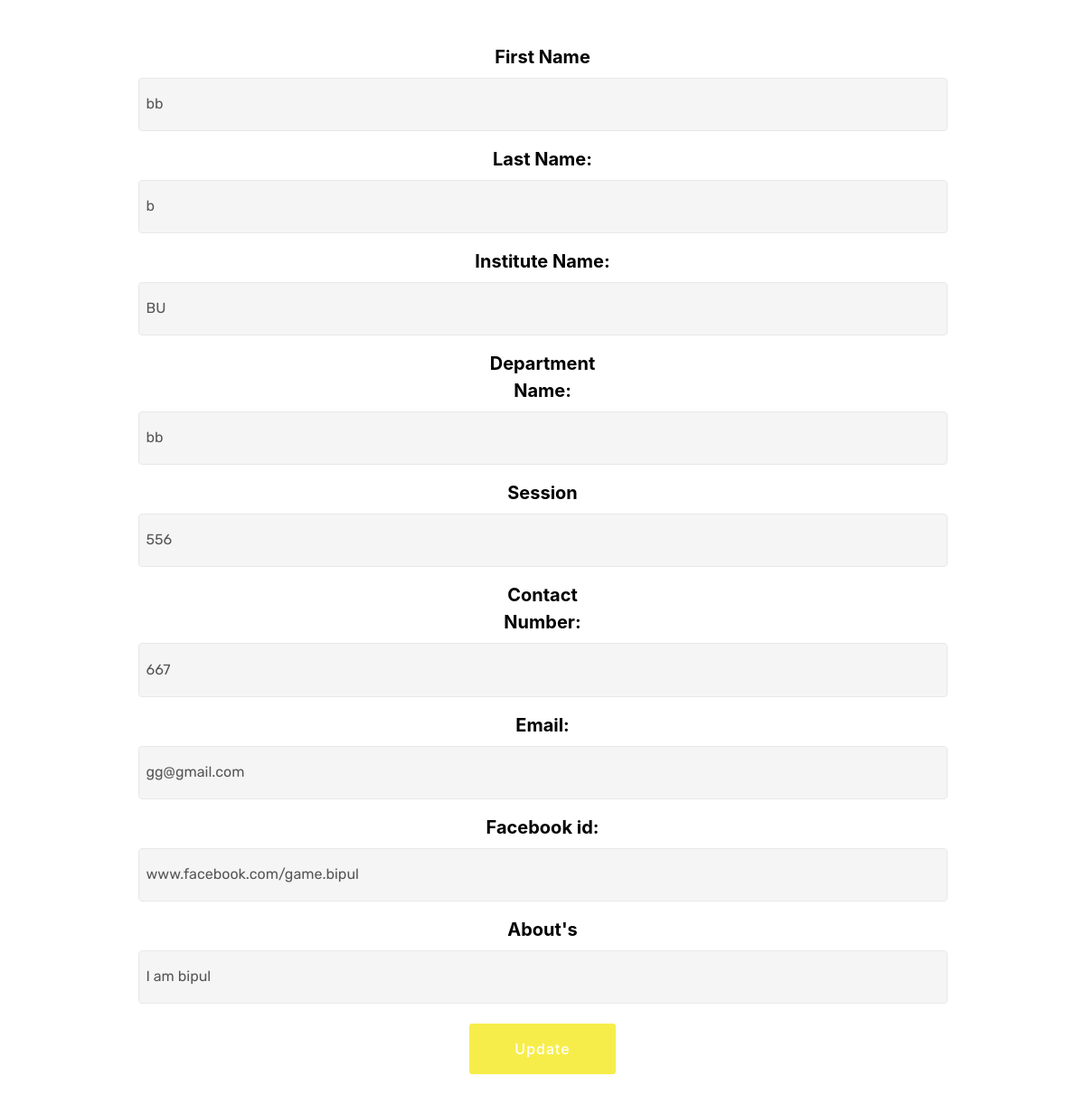
Screenshot of /edit.php?user=18 with the database file from the repository.
### tables this page shows
CREATE TABLE `tutors` (
  `id` int(11) NOT NULL,
  `firstName` varchar(40) NOT NULL,
  `lastName` varchar(40) NOT NULL,
  `instituteName` varchar(40) NOT NULL,
  `profilePic` varchar(255) NOT NULL,
  `phnNo` decimal(30,0) NOT NULL,
  `tInform` varchar(255) NOT NULL,
  `deptName` varchar(255) NOT NULL,
  `session` varchar(30) NOT NULL,
  `email` varchar(255) NOT NULL,
  `fbId` varchar(255) NOT NULL,
  `class` varchar(255) NOT NULL,
  `sub` varchar(255) NOT NULL,
  `addInfo` varchar(255) NOT NULL
);

### edit.php (the view, shortened to what this page needs)
<?php
    require 'serverCon.php';
    $id=$_GET['user'];
    $query = "SELECT * FROM tutors where id=$id";
    $result=mysqli_query($link,$query);
?>
<!DOCTYPE html>
<html>
<head>
 <?php  while($row=mysqli_fetch_array($result)){?>
  <link rel="stylesheet" href="assets/web/assets/mobirise-icons/mobirise-icons.css">
  <link rel="stylesheet" href="assets/tether/tether.min.css">
  <link rel="stylesheet" href="assets/bootstrap/css/bootstrap.min.css">
  <link rel="stylesheet" href="assets/bootstrap/css/bootstrap-grid.min.css">
  <link rel="stylesheet" href="assets/bootstrap/css/bootstrap-reboot.min.css">
  <link rel="stylesheet" href="assets/dropdown/css/style.css">
  <link rel="stylesheet" href="assets/animate.css/animate.min.css">
  <link rel="stylesheet" href="assets/theme/css/style.css">
  <link rel="stylesheet" href="assets/mobirise/css/mbr-additional.css" type="text/css">
</head>
<body>
<section class="menu cid-qBZdT3LhKQ" once="menu" id="menu1-j" data-rv-view="195">
    <nav class="navbar navbar-expand beta-menu navbar-dropdown align-items-center navbar-fixed-top navbar-toggleable-sm bg-color transparent">
        <div class="menu-logo">
            <div class="navbar-brand">
                <span class="navbar-caption-wrap"><a class="navbar-caption text-white display-4" href="index.php">sInformer</a></span>
            </div>
        </div>
        <div class="collapse navbar-collapse" id="navbarSupportedContent">
            <ul class="navbar-nav nav-dropdown nav-right" data-app-modern-menu="true">
                <li class="nav-item">
                    <a class="nav-link link text-white display-4" href="index.php">
                        <span class="mbri-home mbr-iconfont mbr-iconfont-btn"> </span>
                    </a>
                </li>
                <li class="nav-item">
                    <a class="nav-link link text-white display-4" href="addStudent.html">
                        <span class="mbri-plus mbr-iconfont mbr-iconfont-btn"></span>
                    </a>
                </li>
               </ul>
        </div>
    </nav>
</section>
    <br>
    <br>
    <div class="container">
        <center>
            <form class="form-horizontal" method="POST" enctype="multipart/form-data" action="editAction.php?editValue=<?php echo $id ?>">
        <div class="form-group">
            <label class="control-label col-sm-2" for="fname">First Name</label>
            <div class="col-sm-10">
                <input type="text" class="form-control" id="fname" value="<?php echo ''.$row['firstName'].' ';?>" name="firstName">
            </div>
        </div>
        <div class="form-group">
          <label class="control-label col-sm-2" for="lname">Last Name:</label>
          <div class="col-sm-10">
            <input type="text" class="form-control" id="text"  value="<?php echo ''.$row['lastName'].' ';?>" name="lastName">
          </div>
        </div>
        <div class="form-group">
            <label class="control-label col-sm-2" for="facname">Institute Name:</label>
            <div class="col-sm-10">
                <input type="text" class="form-control" id="facname"  value="<?php echo ''.$row['instituteName'].' ';?>" name="insName">
            </div>
        </div>
        <div class="form-group">
            <label class="control-label col-sm-2" for="depname">Department Name:</label>
            <div class="col-sm-10">
                <input type="text" class="form-control" id="depname"  value="<?php echo ''.$row['deptName'].' ';?>" name="deptName">
            </div>
        </div>
        <div class="form-group">
            <label class="control-label col-sm-2" for="session">Session</label>
            <div class="col-sm-10">
                <input type="text" class="form-control" id="session"  value="<?php echo ''.$row['session'].' ';?>" name="session">
            </div>
        </div>
        <div class="form-group">
            <label class="control-label col-sm-2" for="num">Contact Number:</label>
            <div class="col-sm-10">
                <input type="text" class="form-control" id="num" value="<?php echo ''.$row['phnNo'].' ';?>" name="conatctNumber">
            </div>
        </div>
        <div class="form-group">
            <label class="control-label col-sm-2" for="email">Email:</label>
            <div class="col-sm-10">
                <input type="email" class="form-control" id="email" value="<?php echo ''.$row['email'].' ';?>" name="email">
            </div>
        </div>
        <div class="form-group">
            <label class="control-label col-sm-2" for="fbid">Facebook id:</label>
            <div class="col-sm-10">
                <input type="text" class="form-control" id="fbid" value="<?php echo ''.$row['fbId'].' ';?>" name="fbid">
        </div>
        </div>
        <div class="form-group">
            <label class="control-label col-sm-2" for="det">About's</label>
            <div class="col-sm-10">
                <input type="text" class="form-control" value="<?php echo ''.$row['tInform'].' ';?>" id="det" name="bio">
            </div>
        </div>
        <div class="form-group">
             <div class="col-sm-offset-2 col-sm-10">
                 <input type="submit" class="btn btn-success" value="Update">
            </div>
        </div>
        </form>
        </center>
    </div>
<?php
  }?>
  </body>
</html>

### assets/dropdown/css/style.css (style rules this page uses)
.navbar-dropdown { left: 0; padding: 0; position: absolute; right: 0; top: 0; transition: all 0.45s ease; z-index: 1030; background: #282828; }
.navbar-dropdown .navbar-caption { font-weight: 700; white-space: normal; vertical-align: -4px; line-height: 3.125rem !important; }
.navbar-dropdown .navbar-caption, .navbar-dropdown .navbar-caption:hover { color: inherit; text-decoration: none; }
.navbar-dropdown.navbar-fixed-top { position: fixed; }
.navbar-dropdown .navbar-brand span { vertical-align: -4px; }
.navbar-dropdown.bg-color.transparent { background: none; }
.nav-dropdown { font-size: 0.75rem; font-weight: 500; height: auto !important; }
.nav-dropdown .link { margin: .667em 1.667em; font-weight: 500; padding: 0; transition: color .2s ease-in-out; }
.nav-dropdown .link::after, .nav-dropdown .dropdown-item::after { color: inherit; }

### assets/theme/css/style.css (style rules this page uses)
section { background-color: #eeeeee; }
section, .container, .container-fluid { position: relative; word-wrap: break-word; }
a { font-style: normal; font-weight: 400; cursor: pointer; }
a, a:hover { text-decoration: none; }
body { color: #232323; }
h1, h2, h3, h4, h5, h6, .h1, .h2, .h3, .h4, .h5, .h6, .display-1, .display-2, .display-3, .display-4 { line-height: 1; word-break: break-word; word-wrap: break-word; }
body { position: relative; }
section { background-position: 50% 50%; background-repeat: no-repeat; background-size: cover; }
[type="submit"] { -webkit-appearance: none; }
.menu .navbar-brand { display: -webkit-flex; }
.menu .navbar-brand span { display: flex; display: -webkit-flex; }
.menu .navbar-brand .navbar-caption-wrap { display: -webkit-flex; }
@media (min-width: 992px) { .menu .navbar-nav.nav-dropdown { display: -webkit-flex; } }
@media (min-width: 992px) { .menu .navbar-toggleable-sm .navbar-collapse { display: -webkit-flex !important; } }

### edit.php (style rules this page uses)
label { font-size: 20px; color: black; font-weight: bold; }

### rows the page displays
tutors: firstName "bb", lastName "b", insName "BU", deptName "bb", session "556", conatctNumber "667", email "gg@gmail.com", fbid "www.facebook.com/game.bipul", bio "I am bipul"
